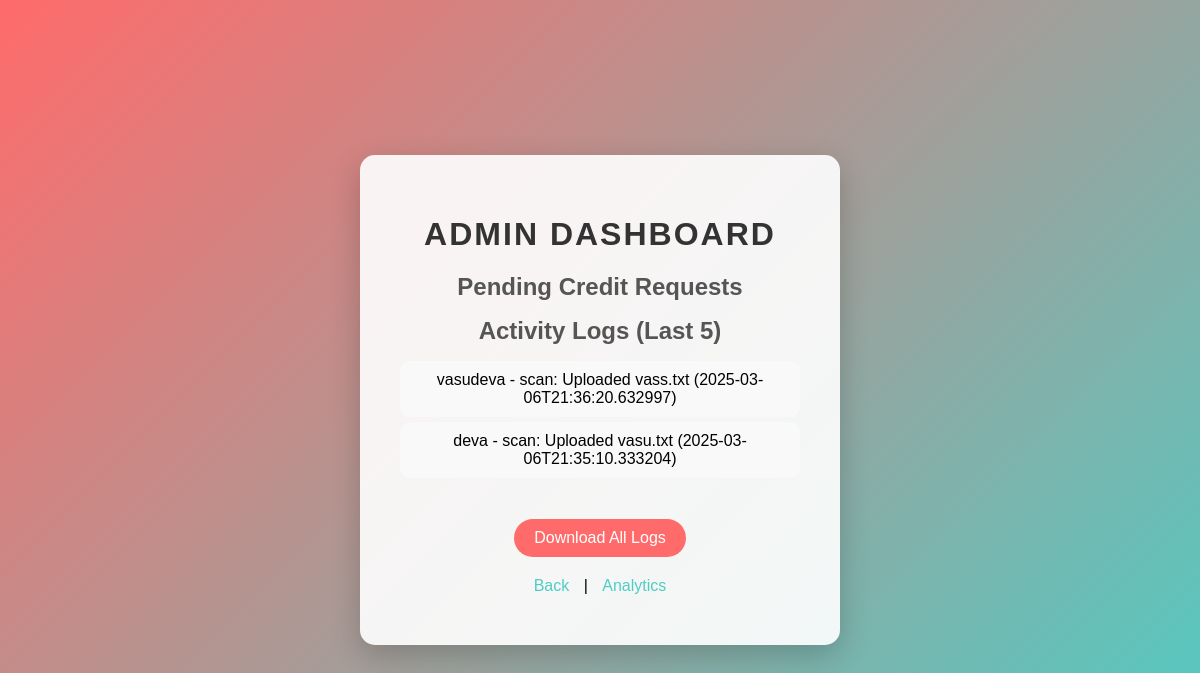
Page /admin (signed in) on the earlier database version.
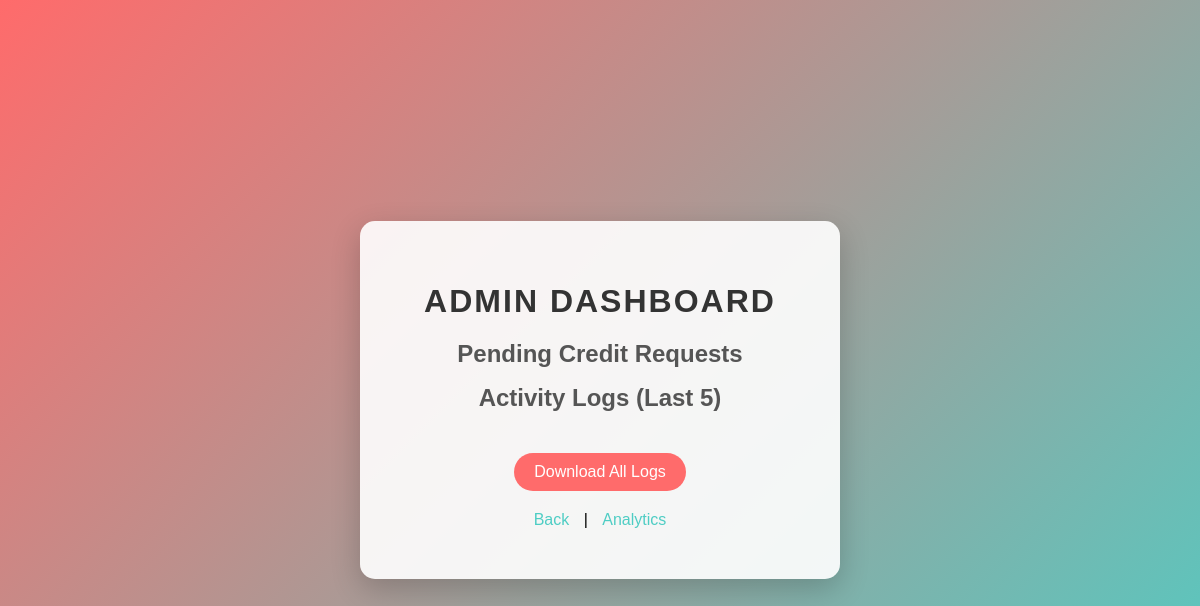
Same page on the later database version.
### tables this page shows
CREATE TABLE logs (
        id INTEGER PRIMARY KEY AUTOINCREMENT,
        user_id INTEGER,
        action TEXT NOT NULL,
        details TEXT,
        timestamp TEXT,
        FOREIGN KEY (user_id) REFERENCES users(id)
    );

CREATE TABLE users (
        id INTEGER PRIMARY KEY AUTOINCREMENT,
        username TEXT UNIQUE NOT NULL,
        password TEXT NOT NULL,
        role TEXT DEFAULT 'user',
        credits INTEGER DEFAULT 20,
        last_reset TEXT
    );

### app.py (the view, shortened to what this page needs)
@app.route("/admin", methods=["GET", "POST"])
def admin():
    if "role" not in session or session["role"] != "admin":
        return redirect(url_for("index"))
    conn = sqlite3.connect("database.db")
    c = conn.cursor()
    conn = sqlite3.connect("database.db")
    c = conn.cursor()
    c.execute(
        """
        SELECT cr.id, u.username, cr.requested_credits, cr.status, cr.request_date,
               (SELECT SUM(cr2.requested_credits) FROM credit_requests cr2 WHERE cr2.user_id = u.id) as total_requested
        FROM credit_requests cr
        JOIN users u ON cr.user_id = u.id
        WHERE cr.status = 'pending'
    """
    )
    reqts = c.fetchall()
    c.execute(
        "SELECT u.username, l.action, l.details, l.timestamp FROM logs l JOIN users u ON l.user_id = u.id ORDER BY l.timestamp DESC LIMIT 5"
    )
    logs = c.fetchall()
    conn.close()
    return render_template("admin.html", requests=reqts, logs=logs)

### templates/admin.html (shortened to what this page needs)
<!DOCTYPE html>
<html lang="en">
<head>
    <link rel="stylesheet" href="{{ url_for('static', filename='css/style.css') }}">
</head>
<body>
    <div class="container dashboard">
        <h1>Admin Dashboard</h1>
        <div class="section">
            <h2>Pending Credit Requests</h2>
        </div>
        <div class="section">
            <h2>Activity Logs (Last 5)</h2>
            <ul class="log-list">
                {% for log in logs %}
                    <li class="log-item">{{ log[0] }} - {{ log[1] }}: {{ log[2] }} ({{ log[3] }})</li>
                {% endfor %}
            </ul>
            <a href="{{ url_for('download_logs') }}"><button>Download All Logs</button></a>
        </div>
        <div class="nav-links">
            <a href="{{ url_for('index') }}">Back</a> |
            <a href="{{ url_for('analytics') }}">Analytics</a>
        </div>
    </div>
</body>
</html>

### static/css/style.css (style rules this page uses)
body { font-family: Arial, sans-serif; margin: 0; height: 100vh; display: flex; justify-content: center; align-items: center; background: linear-gradient(135deg, #ff6b6b, #4ecdc4); }
.container { background: rgba(255, 255, 255, 0.9); padding: 40px; border-radius: 15px; box-shadow: 0 10px 30px rgba(0, 0, 0, 0.2); text-align: center; width: 400px; }
h1 { color: #333; font-size: 2em; margin-bottom: 20px; text-transform: uppercase; letter-spacing: 2px; }
h2, h3 { color: #555; margin: 15px 0; }
input, button { padding: 10px; border: none; border-radius: 25px; font-size: 1em; outline: none; transition: all 0.3s ease; }
button { background: #ff6b6b; color: white; cursor: pointer; }
a { color: #4ecdc4; text-decoration: none; margin: 10px; display: inline-block; }
.section button { margin-top: 15px; background: #ff6b6b; color: white; padding: 10px 20px; border: none; border-radius: 25px; cursor: pointer; transition: all 0.3s ease; }

Differences in the rows shown:
removed logs: username "vasudeva", action "scan", details "Uploaded vass.txt", timestamp "2025-03-06T21:36:20.632997"
removed logs: username "deva", action "scan", details "Uploaded vasu.txt", timestamp "2025-03-06T21:35:10.333204"
